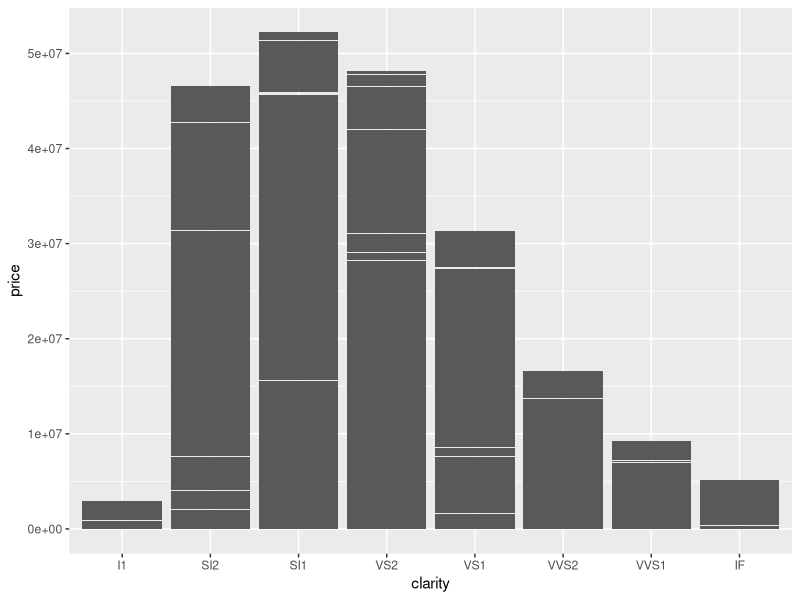
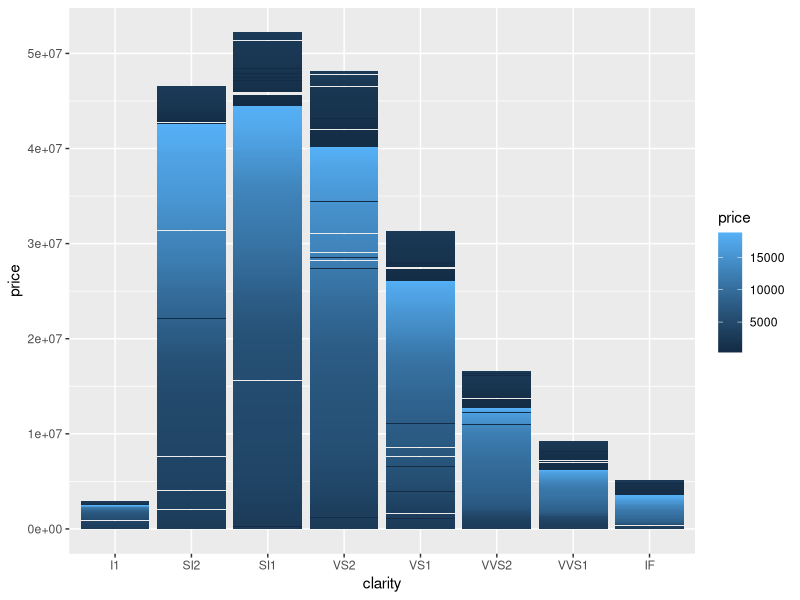
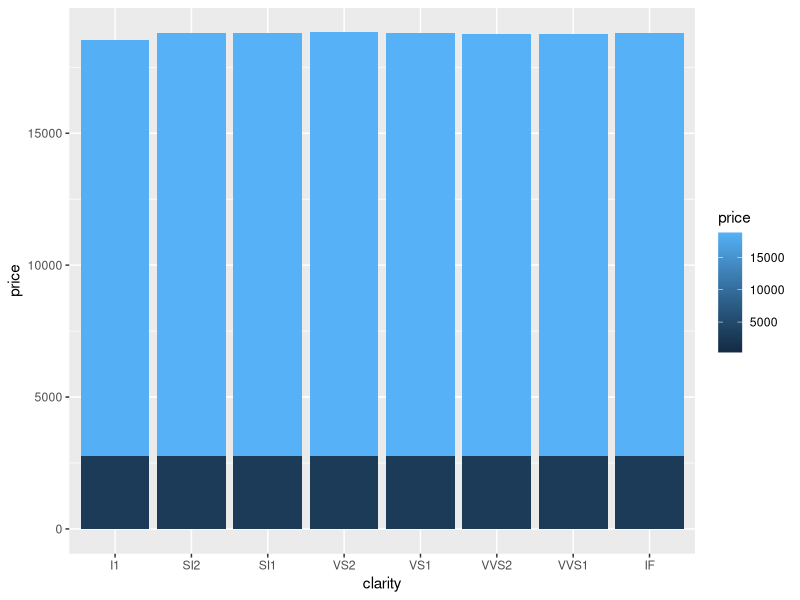
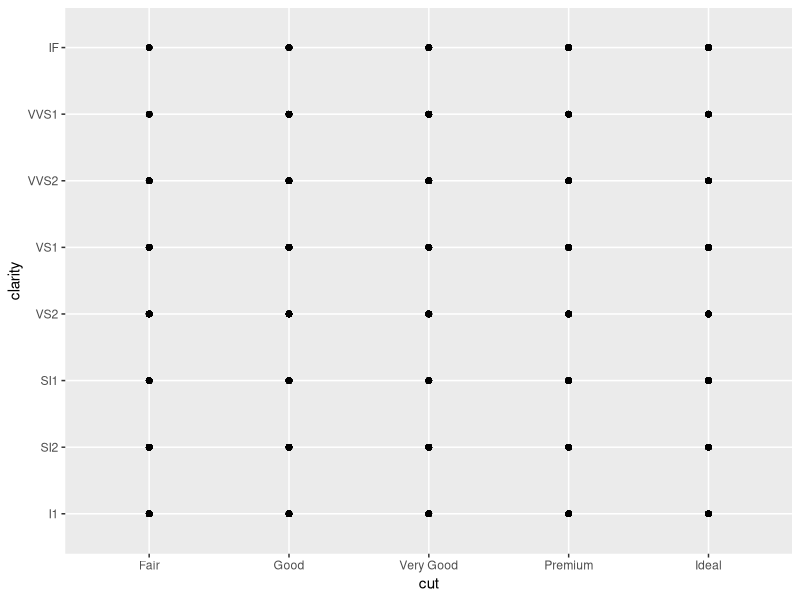

The R script that drew these images, in order: (Note: this script raises an error after producing the figures.)
# Exercise 2: advanced ggplot2 practice

# Install and load the `ggplot2` package
#install.packages('ggplot2')
library("ggplot2")

# For this exercise you will again be working with the `diamonds` data set.
# Use `?diamonds` to review details about this data set
?diamonds

## Position Adjustments

# Draw a column (bar) chart of diamonds cuts by price, with each bar filled by 
# clarity. You should see a _stacked_ bar chart.
ggplot(diamonds) +
  geom_col(mappin = aes(x = clarity, y = price))

# Draw the same chart again, but with each element positioned to "fill" the y axis
ggplot(diamonds) +
  geom_col(mapping = aes(x = clarity, y = price, fill = price))

# Draw the same chart again, but with each element positioned to "dodge" each other
ggplot(diamonds) +
  geom_col(mapping = aes(x = clarity, y = price, fill = price), position = "dodge")

# Draw a plot with point geometry with the x-position mapped to `cut` and the 
# y-position mapped to `clarity`
# This creates a "grid" grouping the points
ggplot(diamonds)  +
  geom_point(mapping = aes(x = cut, y = clarity))

# Use the "jitter" position adjustment to keep the points from all overlapping!
# (This works a little better with a sample of diamond data, such as from the 
# previous exercise).
ggplot(diamonds_sample) +
  geom_point(mapping = aes(x = cut, y = clarity), position = "jitter")


## Scales

# Draw a "boxplot" (with `geom_boxplot`) for the diamond's price (y) by color (x)
ggplot(diamonds_sample) +
  geom_boxplot(mapping = aes(x = color, y = price))

# This has a lot of outliers, making it harder to read. To fix this, draw the 
# same plot but with a _logarithmic_ scale for the y axis.
ggplot(diamonds_sample) +
  geom_boxplot(mapping = aes(x = color, y = price)) + scale_y_log10()

# For another version, draw the same plot but with `violin` geometry instead of 
# `boxplot` geometry!
# How does the logarithmic scale change the data presentation?
ggplot(diamonds_sample) +
  geom_violin(mapping = aes(x = color, y = price)) + scale_y_log10()


# Another interesting plot: draw a plot of the diamonds price (y) by carat (x), 
# using a heatmap of 2d bins (geom_bin2d)
# What happens when you make the x and y channels scale logarithmically?
ggplot(diamonds_sample) +
  geom_bin2d(mapping = aes(x = carat, y = price)) + scale_y_log10() + scale_x_log10()


# Draw a scatter plot for the diamonds price (y) by carat (x). Color each point
# by the clarity (Remember, this will take a while. Use a sample of the diamonds 
# for faster results)
ggplot(diamonds_sample) +
  geom_point(mapping = aes(x = carat, y = price, color = clarity)) +
  scale_color_brewer(palette = "Purples")

# Change the color of the previous plot using a ColorBrewer scale of your choice. 
# What looks nice?



## Coordinate Systems

# Draw a bar chart with x-position and fill color BOTH mapped to cut
# For best results, SET the `width` of the geometry to be 1 (fill plot, no space
# between)
# TIP: You can save the plot to a variable for easier modifications


# Draw the same chart, but with the coordinate system flipped


# Draw the same chart, but in a polar coordinate system. It's a Coxcomb chart!



## Facets

# Take the scatter plot of price by carat data (colored by clarity) and add 
# _facets_ based on the diamond's `color`
ggplot(data = diamonds_sample) +
  geom_point(mapping = aes(x = carat, y = price, color = clarity)) +
  facet_wrap(~cut)


## Saving Plots

# Use the `ggsave()` function to save the current (recent) plot to disk.
# Name the output file "my-plot.png".
# Make sure you've set the working directory!!

